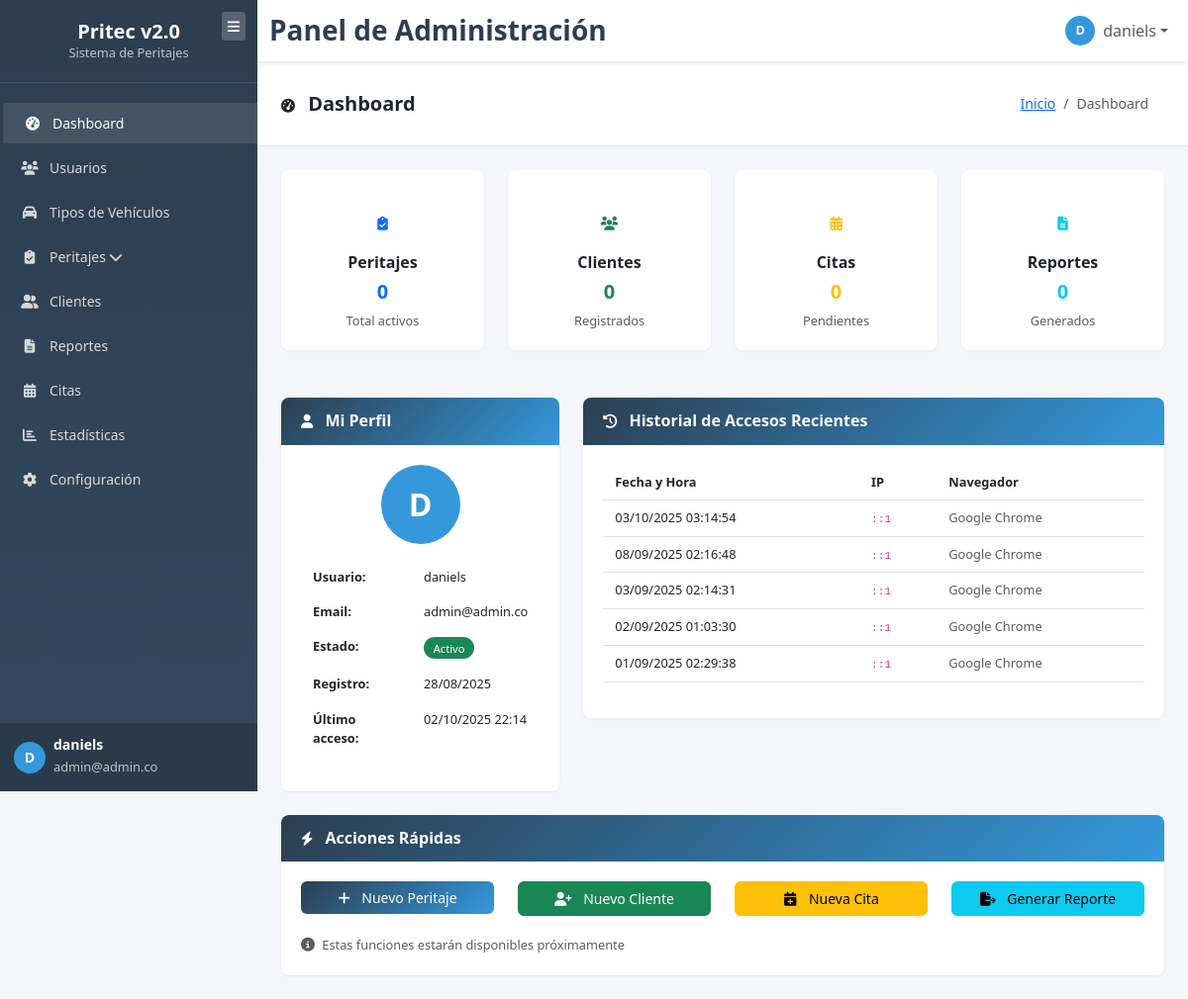
/dashboard (signed in), run on the app's committed database.
### tables this page shows
CREATE TABLE IF NOT EXISTS `users` (
  `id` int NOT NULL AUTO_INCREMENT,
  `username` varchar(50) NOT NULL,
  `full_name` varchar(100) NOT NULL,
  `email` varchar(100) NOT NULL,
  `password` varchar(255) NOT NULL,
  `status` enum('active','inactive') NOT NULL DEFAULT 'active',
  `last_login` datetime DEFAULT NULL,
  `created_at` timestamp NOT NULL DEFAULT CURRENT_TIMESTAMP,
  `updated_at` timestamp NOT NULL DEFAULT CURRENT_TIMESTAMP ON UPDATE CURRENT_TIMESTAMP,
  PRIMARY KEY (`id`),
  UNIQUE KEY `username` (`username`),
  UNIQUE KEY `email` (`email`),
  KEY `idx_email` (`email`),
  KEY `idx_username` (`username`),
  KEY `idx_status` (`status`),
  KEY `idx_users_created_at` (`created_at`),
  KEY `idx_users_last_login` (`last_login`)
);

CREATE TABLE IF NOT EXISTS `user_login_logs` (
  `id` int NOT NULL AUTO_INCREMENT,
  `user_id` int NOT NULL,
  `ip_address` varchar(45) NOT NULL,
  `user_agent` text,
  `login_at` timestamp NOT NULL DEFAULT CURRENT_TIMESTAMP,
  PRIMARY KEY (`id`),
  KEY `idx_user_id` (`user_id`),
  KEY `idx_login_at` (`login_at`),
  CONSTRAINT `user_login_logs_ibfk_1` FOREIGN KEY (`user_id`) REFERENCES `users` (`id`) ON DELETE CASCADE
);

### app/views/dashboard/index.php (the view, shortened to what the rows shown need)
<?php
function getBrowserName($userAgent) {
    if (strpos($userAgent, 'Chrome') !== false) {
        return 'Google Chrome';
    } elseif (strpos($userAgent, 'Firefox') !== false) {
        return 'Mozilla Firefox';
    } elseif (strpos($userAgent, 'Safari') !== false) {
        return 'Safari';
    } elseif (strpos($userAgent, 'Edge') !== false) {
        return 'Microsoft Edge';
    } elseif (strpos($userAgent, 'Opera') !== false) {
        return 'Opera';
    } else {
        return 'Navegador desconocido';
    }
}
?>
<div class="content-header">
    <div class="d-flex justify-content-between align-items-center">
        <h1 class="h3 mb-0">
            <i class="fas fa-tachometer-alt me-2"></i>
            Dashboard
        </h1>
    </div>
</div>
<div class="content-body">
    <div class="row">
        <div class="col-md-6 col-lg-4 mb-4">
            <div class="card">
                <div class="card-body">
                    <div class="text-center mb-3">
                        <div style="width: 80px; height: 80px; background: var(--secondary-color); border-radius: 50%; display: flex; align-items: center; justify-content: center; color: white; font-weight: bold; font-size: 2rem; margin: 0 auto;">
                            <?= strtoupper(substr($user['full_name'], 0, 1)) ?>
                        </div>
                    </div>
                    <table class="table table-sm table-borderless">
                        <tr>
                            <td><strong>Usuario:</strong></td>
                            <td><?= htmlspecialchars($user['username']) ?></td>
                        </tr>
                        <tr>
                            <td><strong>Email:</strong></td>
                            <td><?= htmlspecialchars($user['email']) ?></td>
                        </tr>
                        <tr>
                            <td><strong>Registro:</strong></td>
                            <td><?= date('d/m/Y', strtotime($user['created_at'])) ?></td>
                        </tr>
                        <?php if ($user['last_login']): ?>
                            <tr>
                                <td><strong>Último acceso:</strong></td>
                                <td><?= date('d/m/Y H:i', strtotime($user['last_login'])) ?></td>
                            </tr>
                        <?php endif; ?>
                    </table>
                </div>
            </div>
        </div>
        <div class="col-md-6 col-lg-8 mb-4">
            <div class="card">
                <div class="card-body">
                    <?php if (!empty($login_history)): ?>
                        <div class="table-responsive">
                            <table class="table table-sm table-hover">
                                <thead>
                                    <tr>
                                        <th>Fecha y Hora</th>
                                        <th>IP</th>
                                        <th>Navegador</th>
                                    </tr>
                                </thead>
                                <tbody>
                                    <?php foreach ($login_history as $log): ?>
                                        <tr>
                                            <td><?= date('d/m/Y H:i:s', strtotime($log['login_at'])) ?></td>
                                            <td>
                                                <code><?= htmlspecialchars($log['ip_address']) ?></code>
                                            </td>
                                            <td>
                                                <small class="text-muted">
                                                    <?= getBrowserName($log['user_agent']) ?>
                                                </small>
                                            </td>
                                        </tr>
                                    <?php endforeach; ?>
                                </tbody>
                            </table>
                        </div>
                    <?php endif; ?>
                </div>
            </div>
        </div>
    </div>
</div>
<?php
include APP_PATH . '/views/layouts/app.php';
?>

### data on the page
users: full_name "D", username "daniels", email "admin@admin.co", created_at "28/08/2025", last_login "02/10/2025 22:14"
user_login_logs: login_at "03/10/2025 03:14:54", ip_address "::1", user_agent "Google Chrome"
user_login_logs: login_at "08/09/2025 02:16:48", ip_address "::1", user_agent "Google Chrome"
user_login_logs: login_at "03/09/2025 02:14:31", ip_address "::1", user_agent "Google Chrome"
user_login_logs: login_at "02/09/2025 01:03:30", ip_address "::1", user_agent "Google Chrome"
user_login_logs: login_at "01/09/2025 02:29:38", ip_address "::1", user_agent "Google Chrome"

### other printed values
substr($_SESSION['full_name'] ?? 'U', 0, 1) "D"
$_SESSION['full_name'] "daniels"
$_SESSION['email'] "admin@admin.co"
